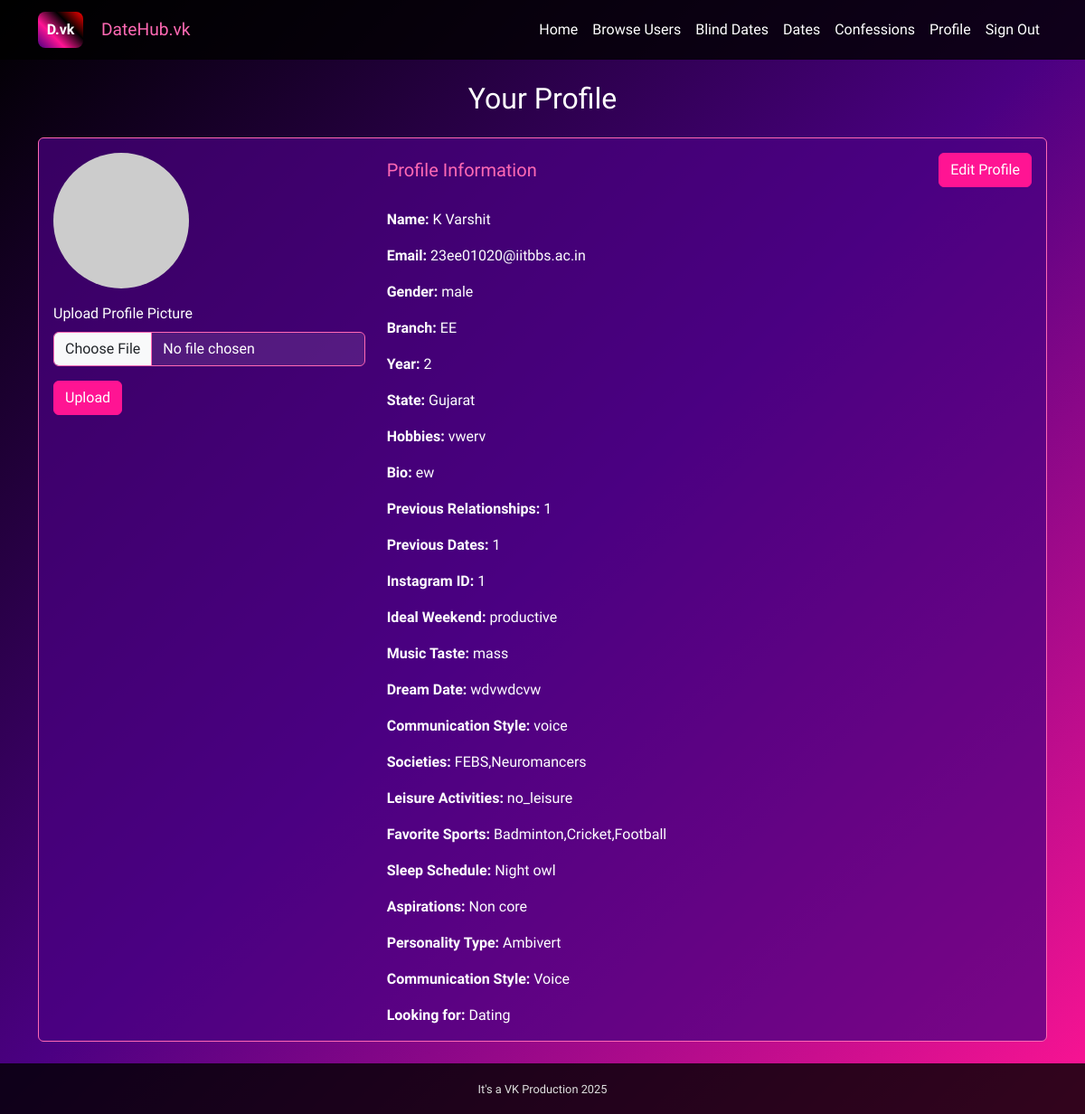
/profile (signed in), run on the app's committed database.
### app.py (models this page shows)
class User(UserMixin, db.Model):
    id = db.Column(db.String(36), primary_key=True, default=lambda: str(uuid4()))
    email = db.Column(db.String(120), unique=True, nullable=False)
    password = db.Column(db.String(255), nullable=False)
    name = db.Column(db.String(100), nullable=False)
    gender = db.Column(db.String(20), nullable=False)
    branch = db.Column(db.String(50), nullable=False)
    year = db.Column(db.Integer, nullable=False)
    state = db.Column(db.String(50), nullable=False)
    hobbies = db.Column(db.String(255))
    bio = db.Column(db.Text)
    image = db.Column(db.String(255))
    previous_relationships = db.Column(db.Integer, default=0)
    previous_dates = db.Column(db.Integer, default=0)
    insta_id = db.Column(db.String(100))
    ideal_weekend = db.Column(db.String(50))
    music_taste = db.Column(db.String(100))
    societies = db.Column(db.String(500))
    favorite_sports = db.Column(db.String(200))
    cgpa = db.Column(db.Float, nullable=True)
    leisure_activities = db.Column(db.String(100))
    personality_type = db.Column(db.String(50))
    sleep_schedule = db.Column(db.String(50))
    aspirations = db.Column(db.String(50))
    dream_date = db.Column(db.String(255))
    communication_style = db.Column(db.String(50))
    relationship_looking_for = db.Column(db.String(50))

### app.py (the view)
@app.route('/profile')
@login_required
def profile():
    return render_template('profile.html', user=current_user)

### app.py (called while the page is built)
@login_manager.user_loader
def load_user(user_id):
    return User.query.get(user_id)

### templates/profile.html (shortened to what this page needs)
{% extends "base.html" %}
{% block content %}
<h2 class="text-center mb-4">Your Profile</h2>
<div class="card">
    <div class="card-body">
        <div class="row">
            <div class="col-md-4">
                <img src="{{ url_for('static', filename='uploads/' + user.image) if user.image else 'https://via.placeholder.com/150' }}" alt="{{ user.name }}" class="img-fluid rounded-circle mb-3">
                <form id="image-upload-form" enctype="multipart/form-data">
                    <div class="mb-3">
                        <label for="image" class="form-label">Upload Profile Picture</label>
                        <input type="file" class="form-control" id="image" name="image" accept="image/*">
                    </div>
                    <button type="submit" class="btn btn-primary">Upload</button>
                </form>
            </div>
            <div class="col-md-8">
                <div class="d-flex justify-content-between align-items-center mb-4">
                    <h5 class="card-title mb-0">Profile Information</h5>
                    <button id="editProfileBtn" class="btn btn-primary">Edit Profile</button>
                </div>
                <div id="profileView">
                    <p class="card-text"><strong>Name:</strong> {{ user.name }}</p>
                    <p class="card-text"><strong>Email:</strong> {{ user.email }}</p>
                    <p class="card-text"><strong>Gender:</strong> {{ user.gender }}</p>
                    <p class="card-text"><strong>Branch:</strong> {{ user.branch }}</p>
                    <p class="card-text"><strong>Year:</strong> {{ user.year }}</p>
                    <p class="card-text"><strong>State:</strong> {{ user.state }}</p>
                    <p class="card-text"><strong>Hobbies:</strong> {{ user.hobbies }}</p>
                    <p class="card-text"><strong>Bio:</strong> {{ user.bio }}</p>
                    <p class="card-text"><strong>Previous Relationships:</strong> {{ user.previous_relationships }}</p>
                    <p class="card-text"><strong>Previous Dates:</strong> {{ user.previous_dates }}</p>
                    <p class="card-text"><strong>Instagram ID:</strong> {{ user.insta_id }}</p>
                    <p class="card-text"><strong>Ideal Weekend:</strong> {{ user.ideal_weekend }}</p>
                    <p class="card-text"><strong>Music Taste:</strong> {{ user.music_taste }}</p>
                    <p class="card-text"><strong>Dream Date:</strong> {{ user.dream_date if user.dream_date else 'Not specified' }}</p>
                    <p class="card-text"><strong>Communication Style:</strong> {{ user.communication_style }}</p>
                    <p class="card-text"><strong>Societies:</strong> {{ user.societies }}</p>
                    <p class="card-text"><strong>Leisure Activities:</strong> {{ user.leisure_activities }}</p>
                    <p class="card-text"><strong>Favorite Sports:</strong> {{ user.favorite_sports }}</p>
                    <p class="card-text"><strong>Sleep Schedule:</strong> {{ user.sleep_schedule|title|replace('_', ' ') if user.sleep_schedule else 'Not specified' }}</p>
                    <p class="card-text"><strong>Aspirations:</strong> {{ user.aspirations|title|replace('_', ' ') if user.aspirations else 'Not specified' }}</p>
                    <p class="card-text"><strong>Personality Type:</strong> {{ user.personality_type|title|replace("_", " ") if user.personality_type else "Not specified" }}</p>
                    <p class="card-text"><strong>Communication Style:</strong> {{ user.communication_style|title if user.communication_style else "Not specified" }}</p>
                    <p class="card-text"><strong>Looking for:</strong> {{ user.relationship_looking_for|title|replace('_', ' ') if user.relationship_looking_for else 'Not specified' }}</p>
                </div>
            </div>
        </div>
    </div>
</div>
{% endblock %}

### static/css/style.css (style rules this page uses)
:root { --background: linear-gradient(135deg, #000000, #4b0082, #ff1493); --text-primary: #ffffff; --text-secondary: #e0e0e0; --accent-primary: #ff69b4; --accent-secondary: #9400d3; --card-bg: rgba(75, 0, 130, 0.7); --input-bg: rgba(255, 255, 255, 0.1); --button-bg: #ff1493; --button-hover: #ff69b4; }
body { background: var(--background); color: var(--text-primary); font-family: "Exo 2", sans-serif; }
.btn-primary { background-color: var(--button-bg); border-color: var(--button-bg); color: var(--text-primary); }
.card { background-color: var(--card-bg); border-color: var(--accent-primary); color: var(--text-primary); height: 100%; display: flex; flex-direction: column; }
.card-body { flex: 1 0 auto; display: flex; flex-direction: column; }
.form-control, .form-select { background-color: var(--input-bg); border-color: var(--accent-primary); color: var(--text-primary); }
.form-control::placeholder { color: var(--text-secondary); }
.card-title { color: var(--accent-primary); }
.btn { background-color: var(--button-bg); border-color: var(--button-bg); color: var(--text-primary); transition: all 0.3s ease; }
.card, .btn, .form-control, .form-select { transition: all 0.3s ease; }

### data on the page
User: name "K Varshit", email "23ee01020@iitbbs.ac.in", gender "male", branch "EE", year "2", state "Gujarat", hobbies "vwerv", bio "ew", previous_relationships "1", previous_dates "1", insta_id "1", ideal_weekend "productive", music_taste "mass", dream_date "wdvwdcvw", communication_style "voice", societies "FEBS,Neuromancers", leisure_activities "no_leisure", favorite_sports "Badminton,Cricket,Football", sleep_schedule "Night owl", aspirations "Non core", personality_type "Ambivert", communication_style "Voice", relationship_looking_for "Dating"
